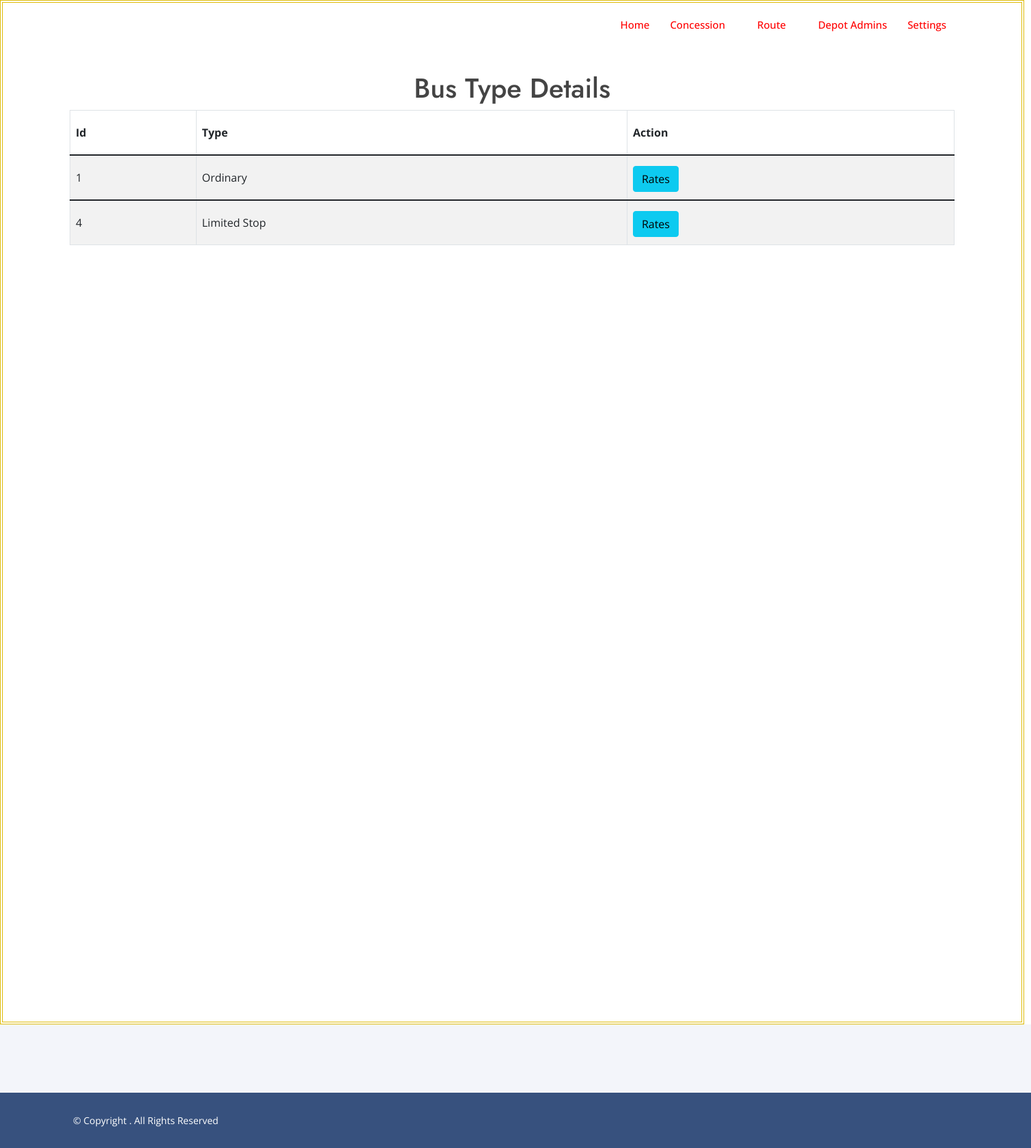
The page /depot_bus_type_master_view on the database its author committed.
### myapp/models.py (models this page shows)
class bus_type_master(models.Model):
    bus_type = models.CharField(max_length=100)

### myapp/views.py (the view)
# urls.py: path('depot_bus_type_master_view', views.depot_bus_type_master_view, name='depot_bus_type_master_view'),
def depot_bus_type_master_view(request):
    jm_l = bus_type_master.objects.all()
    context = {'bus_list':jm_l}
    return render(request, './myapp/depot_bus_type_master_view.html',context)

### myapp/templates/myapp/depot_bus_type_master_view.html (shortened to what this page needs)
{% extends 'myapp/depot_base1.html' %}
{% load static %}
{% block body %}
<center>
    <h1>Bus Type Details</h1>
    <div class="container">
    <form role="form" name="frm" action="" method="post">
        <table class="table table-striped table-bordered">
            <thead>
            <tr>
                <th>Id</th>
                <th>Type</th>
                <th>Action</th>
            </tr>
            </thead>
            {% for jm in bus_list %}
            <tbody>
            <tr>
                <td>{{ jm.id }}</td>
                <td>{{ jm.bus_type }}</td>
                <td>
                    <button type="button" class="btn btn-info" onclick="location.href='../depot_rate_master_view?bus_type_id={{ jm.id }}'">Rates</button>
                </td>
            </tr>
            <tbody>
            {% endfor %}
        </table>
    </form>
    </div>
</center>
{% endblock %}

### myapp/static/myapp/assets/css/style.css (style rules this page uses)
body { font-family: "Open Sans", sans-serif; color: #444444; }
h1, h2, h3, h4, h5, h6 { font-family: "Jost", sans-serif; }

### rows shown on the page
bus_type_master: id "1", bus_type "Ordinary"
bus_type_master: id "4", bus_type "Limited Stop"
